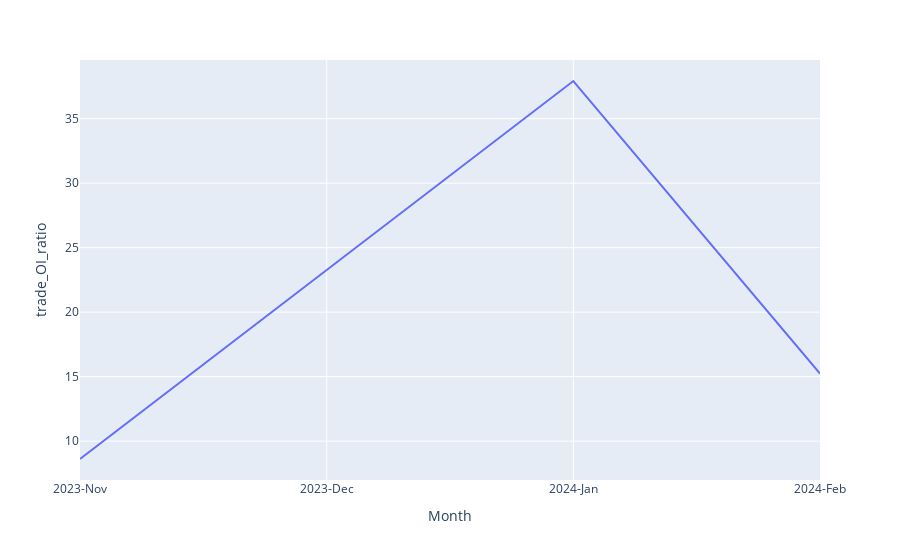

This figure's notebook cell:
### Code cell
fig_trade_OI_ratio= px.line(dax,x='Month',y='trade_OI_ratio')
fig_trade_OI_ratio.show()

### Figure 1 — Plotly figure (JSON) as saved in the notebook; plotly's stock layout.template omitted (floating-point values rounded to 4 significant figures)
{"data": [{"hovertemplate": "Month=%{x}<br>trade_OI_ratio=%{y}<extra></extra>", "legendgroup": "", "line": {"color": "#636efa", "dash": "solid"}, "marker": {"symbol": "circle"}, "mode": "lines", "name": "", "orientation": "v", "showlegend": false, "type": "scatter", "x": ["2023-Nov", "2023-Dec", "2024-Jan", "2024-Feb"], "xaxis": "x", "y": [8.614, 23.29, 37.92, 15.24], "yaxis": "y"}], "layout": {"legend": {"tracegroupgap": 0}, "margin": {"t": 60}, "xaxis": {"anchor": "y", "domain": [0, 1], "title": {"text": "Month"}}, "yaxis": {"anchor": "x", "domain": [0, 1], "title": {"text": "trade_OI_ratio"}}}}
